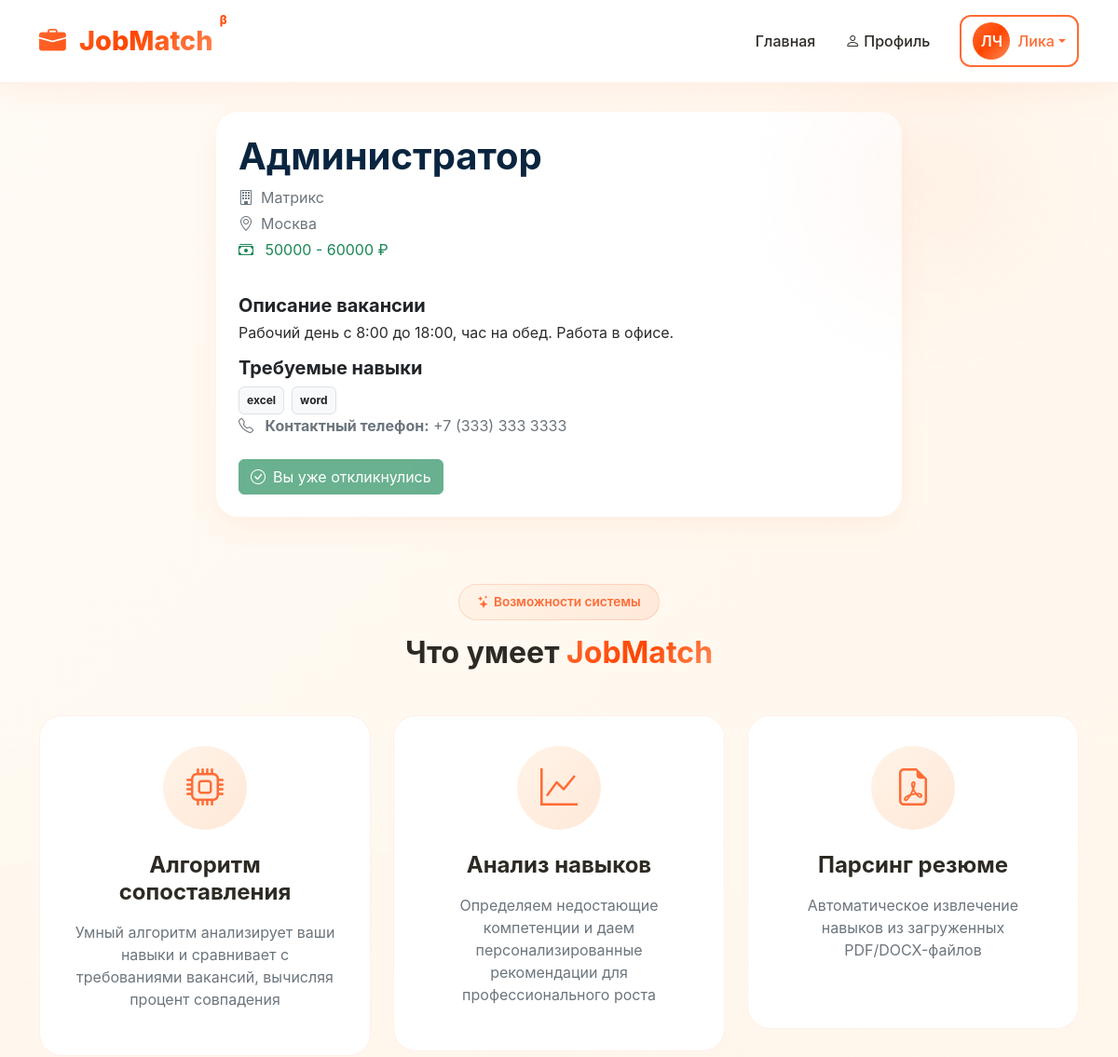
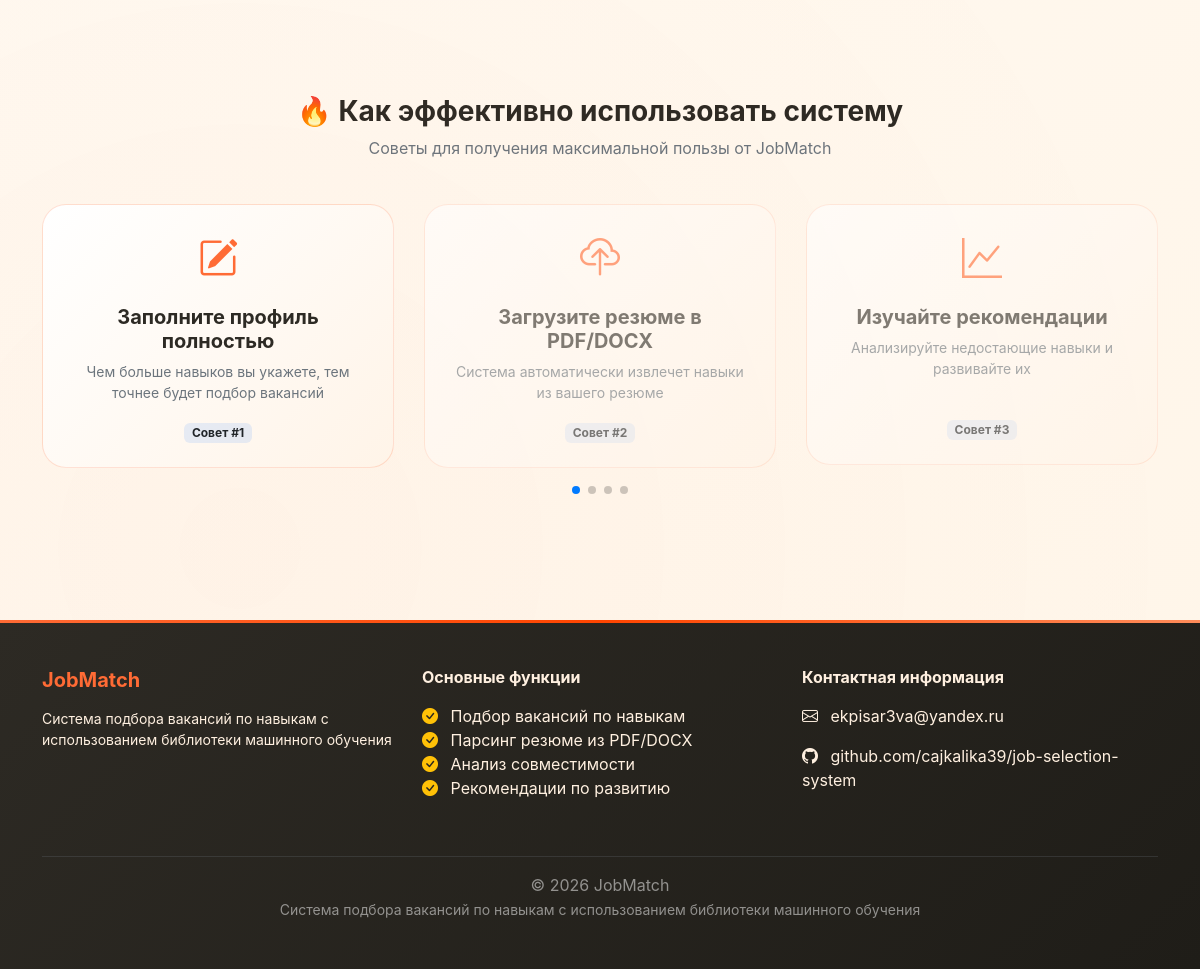
/vacancy/2 (signed in), run on the app's committed database (2 pictures, top to bottom).
### models.py (models this page shows, shortened)
class User(UserMixin, db.Model):
    __tablename__ = 'users'
    id = db.Column(db.Integer, primary_key=True)
    email = db.Column(db.String(120), unique=True, nullable=False)
    password_hash = db.Column(db.String(200), nullable=False)
    first_name = db.Column(db.String(50), nullable=False)
    last_name = db.Column(db.String(50), nullable=False)
    phone = db.Column(db.String(20), nullable=True)
    role = db.Column(db.String(20), nullable=False, default='job_seeker')
    company_name = db.Column(db.String(100), nullable=True)
    created_at = db.Column(db.DateTime, default=lambda: datetime.now(timezone.utc))
    skills = db.relationship('UserSkill', back_populates='user', cascade='all, delete-orphan')
    applications = db.relationship('Application', back_populates='applicant', cascade='all, delete-orphan')
    posted_vacancies = db.relationship('Vacancy', back_populates='employer', cascade='all, delete-orphan')
    @property
    def is_employer(self):
        return self.role == 'employer'
    @property
    def is_job_seeker(self):
        return self.role == 'job_seeker'

class Vacancy(db.Model):
    __tablename__ = 'vacancies'
    id = db.Column(db.Integer, primary_key=True)
    title = db.Column(db.String(100), nullable=False)
    company = db.Column(db.String(100))
    description = db.Column(db.Text)
    salary_min = db.Column(db.Integer)
    salary_max = db.Column(db.Integer)
    location = db.Column(db.String(100))
    url = db.Column(db.String(200))
    employer_phone = db.Column(db.String(20), nullable=True)
    posted_by = db.Column(db.Integer, db.ForeignKey('users.id'), nullable=True)
    created_at = db.Column(db.DateTime, default=lambda: datetime.now(timezone.utc))  # исправлено
    skills = db.relationship('VacancySkill', back_populates='vacancy', cascade='all, delete-orphan')
    applications = db.relationship('Application', back_populates='vacancy', cascade='all, delete-orphan')
    employer = db.relationship('User', back_populates='posted_vacancies')

class VacancySkill(db.Model):
    __tablename__ = 'vacancy_skills'
    id = db.Column(db.Integer, primary_key=True)
    vacancy_id = db.Column(db.Integer, db.ForeignKey('vacancies.id'), nullable=False)
    skill_id = db.Column(db.Integer, db.ForeignKey('skills.id'), nullable=False)
    vacancy = db.relationship('Vacancy', back_populates='skills')
    skill = db.relationship('Skill', back_populates='vacancies')
    __table_args__ = (db.UniqueConstraint('vacancy_id', 'skill_id'),)

class Skill(db.Model):
    __tablename__ = 'skills'
    id = db.Column(db.Integer, primary_key=True)
    name = db.Column(db.String(50), unique=True, nullable=False)
    vacancies = db.relationship('VacancySkill', back_populates='skill', cascade='all, delete-orphan')
    users = db.relationship('UserSkill', back_populates='skill', cascade='all, delete-orphan')

### app.py (the view)
    @app.route('/vacancy/<int:vacancy_id>')
    def vacancy_detail(vacancy_id):
        from models import Vacancy
        from forms import ApplicationForm
        vacancy = Vacancy.query.get_or_404(vacancy_id)
        form = ApplicationForm()
        has_applied = False
        if current_user.is_authenticated and current_user.is_job_seeker:
            from models import Application
            application = Application.query.filter_by(
                vacancy_id=vacancy_id,
                applicant_id=current_user.id
            ).first()
            has_applied = application is not None
        return render_template('vacancy_detail.html',
                               vacancy=vacancy,
                               form=form,
                               has_applied=has_applied)

### templates/vacancy_detail.html (shortened to what this page needs)
{% extends "base.html" %}
{% block content %}
<div class="container py-4">
    <div class="row">
        <div class="col-lg-8 mx-auto">
            <div class="card p-4">
                <h1 class="fw-bold mb-2" style="color: #0a2540;">{{ vacancy.title }}</h1>
                <div class="mb-3">
                    <p class="text-secondary mb-1">
                        <i class="bi bi-building me-2"></i>{{ vacancy.company or 'Компания не указана' }}
                    </p>
                    {% if vacancy.location %}
                    <p class="text-secondary mb-1">
                        <i class="bi bi-geo-alt me-2"></i>{{ vacancy.location }}
                    </p>
                    {% endif %}
                    {% if vacancy.salary_min or vacancy.salary_max %}
                    <p class="text-success mb-1">
                        <i class="bi bi-cash-stack me-2"></i>
                        {% if vacancy.salary_min and vacancy.salary_max %}
                            {{ vacancy.salary_min }} - {{ vacancy.salary_max }} ₽
                        {% elif vacancy.salary_min %}
                            от {{ vacancy.salary_min }} ₽
                        {% elif vacancy.salary_max %}
                            до {{ vacancy.salary_max }} ₽
                        {% endif %}
                    </p>
                    {% endif %}
                </div>
                <h5 class="fw-bold mb-2 mt-3">Описание вакансии</h5>
                <div style="white-space: pre-wrap; line-height: 1.2; font-size: 1rem; color: #2c2c2c;">
                    {%- if vacancy.description -%}
                        {%- set text = vacancy.description|replace('\\n', '\n') -%}
                        {%- for line in text.split('\n') -%}
                            {{- line -}}{% if not loop.last %}<br>{% endif %}
                        {%- endfor -%}
                    {%- else -%}
                        Описание отсутствует
                    {%- endif -%}
                </div>
                {% if vacancy.skills %}
                <h5 class="fw-bold mb-2 mt-3">Требуемые навыки</h5>
                <div class="d-flex flex-wrap gap-2">
                    {% for vs in vacancy.skills %}
                        <span class="badge bg-light text-dark p-2 border">
                            {{ vs.skill.name }}
                        </span>
                    {% endfor %}
                </div>
                {% endif %}
                {% if vacancy.employer_phone %}
                <p class="text-secondary mb-3">
                    <i class="bi bi-telephone me-2"></i>
                    <strong>Контактный телефон:</strong> {{ vacancy.employer_phone }}
                </p>
                {% endif %}
                <div class="d-flex gap-3 mt-2">
                    {% if current_user.is_authenticated and current_user.is_job_seeker %}
                        {% if has_applied %}
                            <button class="btn btn-success" disabled>
                                <i class="bi bi-check-circle me-2"></i>Вы уже откликнулись
                            </button>
                        {% else %}
                            <button type="button" class="btn btn-outline-primary" data-bs-toggle="modal" data-bs-target="#applyModal">
                                <i class="bi bi-send me-2"></i>Откликнуться
                            </button>
                        {% endif %}
                    {% elif not current_user.is_authenticated %}
                        <a href="{{ url_for('auth.login') }}" class="btn btn-outline-primary">
                            <i class="bi bi-box-arrow-in-right me-2"></i>Войдите, чтобы откликнуться
                        </a>
                    {% endif %}
                </div>
            </div>
        </div>
    </div>
</div>
{% endblock %}

### templates/base.html (shortened to what this page needs)
<!DOCTYPE html>
<html lang="ru">
<head>
    <link href="https://cdn.jsdelivr.net/npm/bootstrap@5.3.0/dist/css/bootstrap.min.css" rel="stylesheet">
    <link rel="stylesheet" href="https://cdn.jsdelivr.net/npm/bootstrap-icons@1.11.0/font/bootstrap-icons.css">
    <link rel="stylesheet" href="https://cdn.jsdelivr.net/npm/swiper@11/swiper-bundle.min.css" />
    <link href="https://unpkg.com/aos@2.3.1/dist/aos.css" rel="stylesheet">
</head>
<body>
    <nav class="navbar navbar-expand-lg fixed-top">
        <div class="container">
            <a class="navbar-brand" href="/">
                <i class="bi bi-briefcase-fill me-2"></i>
                JobMatch
            </a>
            <div class="collapse navbar-collapse" id="navbarNav">
                <ul class="navbar-nav ms-auto">
                    {% if current_user.is_authenticated %}
                        <li class="nav-item">
                            <a class="nav-link" href="/">Главная</a>
                        </li>
                        <li class="nav-item">
                            <a class="nav-link" href="{{ url_for('auth.profile') }}">
                                <i class="bi bi-person me-1"></i>Профиль
                            </a>
                        </li>
                    {% endif %}
                </ul>
                <div class="ms-3">
                    {% if current_user.is_authenticated %}
                        <div class="dropdown">
                            <button class="btn btn-outline-primary dropdown-toggle d-flex align-items-center" type="button" data-bs-toggle="dropdown">
                                <div class="avatar-circle me-2">
                                    {{ current_user.first_name[0] }}{{ current_user.last_name[0] }}
                                </div>
                                {{ current_user.first_name }}
                            </button>
                        </div>
                    {% else %}
                        <a href="{{ url_for('auth.login') }}" class="btn btn-outline-primary btn-sm">Войти</a>
                        <a href="{{ url_for('auth.register') }}" class="btn btn-primary btn-sm ms-2">Регистрация</a>
                    {% endif %}
                </div>
            </div>
        </div>
    </nav>
    <main>
        {% block content %}{% endblock %}
        <div class="container py-5" data-aos="fade-up">
            <div class="text-center mb-5">
                <span class="badge-match mb-3 d-inline-block">
                    <i class="bi bi-stars me-1"></i>Возможности системы
                </span>
                <h2 class="fw-bold" style="color: var(--text-dark);">Что умеет <span class="gradient-text">JobMatch</span></h2>
            </div>
            <div class="row g-4">
                <div class="col-md-4" data-aos="fade-up" data-aos-delay="100">
                    <div class="info-card" onclick="showFeature('match')">
                        <div class="info-icon">
                            <i class="bi bi-cpu fs-1" style="color: var(--orange-primary); transition: var(--transition);"></i>
                        </div>
                        <h4 class="fw-bold mb-3">Алгоритм сопоставления</h4>
                        <p class="text-secondary mb-3">Умный алгоритм анализирует ваши навыки и сравнивает с требованиями вакансий, вычисляя процент совпадения</p>
                    </div>
                </div>
                <div class="col-md-4" data-aos="fade-up" data-aos-delay="200">
                    <div class="info-card" onclick="showFeature('skills')">
                        <div class="info-icon">
                            <i class="bi bi-graph-up fs-1" style="color: var(--orange-primary);"></i>
                        </div>
                        <h4 class="fw-bold mb-3">Анализ навыков</h4>
                        <p class="text-secondary mb-3">Определяем недостающие компетенции и даем персонализированные рекомендации для профессионального роста</p>
                    </div>
                </div>
                <div class="col-md-4" data-aos="fade-up" data-aos-delay="300">
                    <div class="info-card" onclick="showFeature('resume')">
                        <div class="info-icon">
                            <i class="bi bi-file-earmark-pdf fs-1" style="color: var(--orange-primary);"></i>
                        </div>
                        <h4 class="fw-bold mb-3">Парсинг резюме</h4>
                        <p class="text-secondary mb-3">Автоматическое извлечение навыков из загруженных PDF/DOCX-файлов<br><br></p>
                    </div>
                </div>
            </div>
        </div>
        <div class="container py-5" data-aos="fade-up">
            <div class="text-center mb-4">
                <h3 class="fw-bold">🔥 Как эффективно использовать систему</h3>
                <p class="text-secondary">Советы для получения максимальной пользы от JobMatch</p>
            </div>
            <div class="swiper tipsSwiper">
                <div class="swiper-wrapper">
                    <div class="swiper-slide">
                        <div class="tip-card" onclick="showTip('tip1')">
                            <i class="bi bi-pencil-square fs-1" style="color: var(--orange-primary);"></i>
                            <h5 class="fw-bold mt-3">Заполните профиль полностью</h5>
                            <p class="text-secondary small">Чем больше навыков вы укажете, тем точнее будет подбор вакансий</p>
                            <span class="badge bg-primary bg-opacity-10 text-dark">Совет #1</span>
                        </div>
                    </div>
                    <div class="swiper-slide">
                        <div class="tip-card" onclick="showTip('tip2')">
                            <i class="bi bi-cloud-upload fs-1" style="color: var(--orange-primary);"></i>
                            <h5 class="fw-bold mt-3">Загрузите резюме в PDF/DOCX</h5>
                            <p class="text-secondary small">Система автоматически извлечет навыки из вашего резюме</p>
                            <span class="badge bg-primary bg-opacity-10 text-dark">Совет #2</span>
                        </div>
                    </div>
                    <div class="swiper-slide">
                        <div class="tip-card" onclick="showTip('tip3')">
                            <i class="bi bi-graph-up fs-1" style="color: var(--orange-primary);"></i>
                            <h5 class="fw-bold mt-3">Изучайте рекомендации</h5>
                            <p class="text-secondary small">Анализируйте недостающие навыки и развивайте их<br><br></p>
                            <span class="badge bg-primary bg-opacity-10 text-dark">Совет #3</span>
                        </div>
                    </div>
                </div>
                <div class="swiper-pagination"></div>
            </div>
        </div>
    <footer>
        <div class="container">
            <div class="row">
                <div class="col-md-4 mb-4">
                    <h5 class="fw-bold mb-3" style="color: var(--orange-primary);">JobMatch</h5>
                    <p class="small">Система подбора вакансий по навыкам с использованием библиотеки машинного обучения</p>
                </div>
                <div class="col-md-4 mb-4">
                    <h6 class="fw-bold mb-3">Основные функции</h6>
                    <ul class="list-unstyled">
                        <li><i class="bi bi-check-circle-fill text-warning me-2"></i> Подбор вакансий по навыкам</li>
                        <li><i class="bi bi-check-circle-fill text-warning me-2"></i> Парсинг резюме из PDF/DOCX</li>
                        <li><i class="bi bi-check-circle-fill text-warning me-2"></i> Анализ совместимости</li>
                        <li><i class="bi bi-check-circle-fill text-warning me-2"></i> Рекомендации по развитию</li>
                    </ul>
                </div>
                <div class="col-md-4 mb-4">
                    <h6 class="fw-bold mb-3">Контактная информация</h6>
                    <p><i class="bi bi-envelope me-2"></i> ekpisar3va@yandex.ru</p>
                    <p><i class="bi bi-github me-2"></i> github.com/cajkalika39/job-selection-system</p>
                </div>
            </div>
            <hr class="border-secondary">
            <div class="text-center text-white-50">
                <p class="mb-0">© 2026 JobMatch</p>
                <small class="text-white-50">Система подбора вакансий по навыкам с использованием библиотеки машинного обучения</small>
            </div>
        </div>
    </footer>
</body>
</html>

### data on the page
User: first_name "Л", last_name "Ч", first_name "Лика"
Vacancy: title "Администратор", company "Матрикс", location "Москва", salary_min "50000", salary_max "60000", description "Рабочий день с 8:00 до 18:00, час на обед. Работа в офисе.", employer_phone "+7 (333) 333 3333"
VacancySkill: skill.name "excel"
VacancySkill: skill.name "word"
